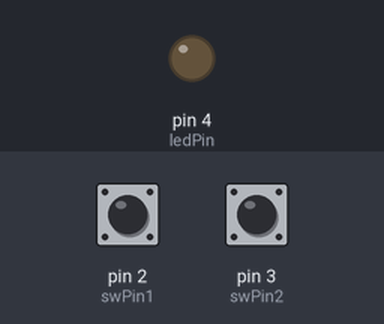
Bench run of a sketch on a simulated Arduino Uno, built with avr-gcc and run on an emulated ATmega328P. Shown: output pins drawn as LEDs (lit = HIGH). The test bench sets the inputs (shaded band); at power-on: pin 2 (swPin1) HIGH, pin 3 (swPin2) HIGH.

Above: at 1.2 s.
1.3 s: pin 2 (swPin1) pulled LOW for 0.15 s
At 2.5 s:
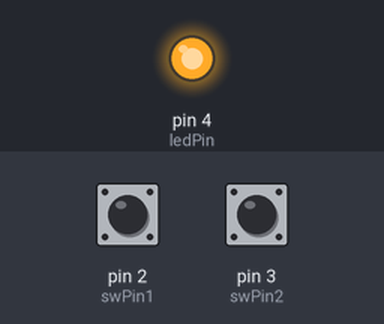
2.9 s: pin 3 (swPin2) pulled LOW for 0.15 s
At 3.8 s:
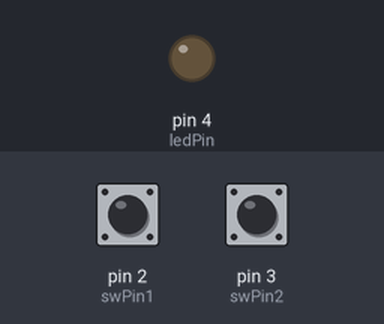
4.5 s: pin 2 (swPin1) pulled LOW for 1 s
At 5.0 s:
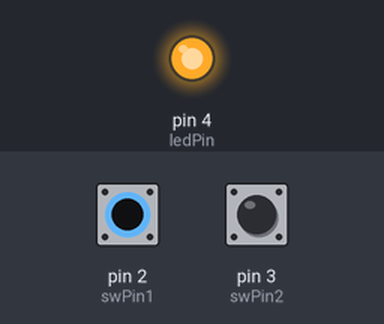
Timing chart, 0 to 7.5 s (numbered marks = the images above; inputs shaded):
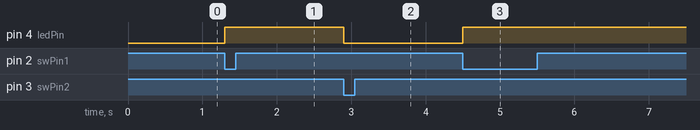

The sketch:

sw_arduino.ino
```cpp
#include "RailSwitch.h"

const int swPin1 = 2;
const int swPin2 = 3;
const int ledPin = 4;

volatile RailSwitch s1(swPin1), s2(swPin2);

void on_int0() {
  s1.set_pushed();
}

void on_int1() {
  s2.set_pushed();
}

void setup() {
  s1.begin(&on_int0);
  s2.begin(&on_int1);
  pinMode(ledPin, OUTPUT);
  digitalWrite(ledPin, LOW);
}

void loop(){
  if (s1.is_pushed()) {
    digitalWrite(ledPin, HIGH);
  }
  if (s2.is_pushed()) {
    digitalWrite(ledPin, LOW);
  }
  delay(100);
}
```

RailSwitch.cpp
```cpp
#include "RailSwitch.h"
#include <Arduino.h>

RailSwitch::RailSwitch(int _pin) {
  pin = _pin;
  delay = 1000;
}

RailSwitch::RailSwitch(int _pin, unsigned long _delay) {
  pin = _pin;
  delay = _delay;
}

void RailSwitch::begin(void (*func)(void)) {
  pinMode(pin, INPUT_PULLUP);
  attachInterrupt(digitalPinToInterrupt(pin), func, FALLING);
}

void RailSwitch::set_pushed(void) {
  t = millis();
  pushed = true;
}

void RailSwitch::reset_pushed(void) {
  t = 0;
  pushed = false;
}

bool RailSwitch::is_pushed(void) {
  unsigned long now;

  if (pushed) {
    now = millis();
    if (now - t < delay) {
      return true;
    }
    else {
      reset_pushed();
      return false;
    }
  }
  else {
    return false;
  }
}
```

RailSwitch.h
```cpp
#ifndef __RAIL_SWITCH_H__
#define __RAIL_SWITCH_H__
class RailSwitch {
  protected:
    int pin;
    bool pushed;
    unsigned long delay;
    unsigned long t;

  public:
    RailSwitch(int _pin);
    RailSwitch(int _pin, unsigned long _delay);
    void begin(void (*func)(void));
    void set_pushed(void);
    void reset_pushed(void);
    bool is_pushed(void);
};
#endif
```

Measured:
- after the input at 1.3 s, pin 4 (ledPin): LOW → HIGH at once
- after the input at 2.9 s, pin 4 (ledPin): HIGH → LOW at once
- after the input at 4.5 s, pin 4 (ledPin): LOW → HIGH at once
